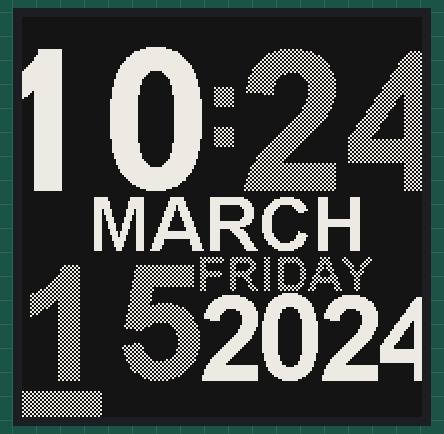
Bench run of a sketch on a simulated ESP32. Shown: 200×200 one-colour display. The local clock reads 2024-03-15 10:24:30 at power-on unless the sketch sets it.

Above: at 2.3 s.
At 30.9 s:
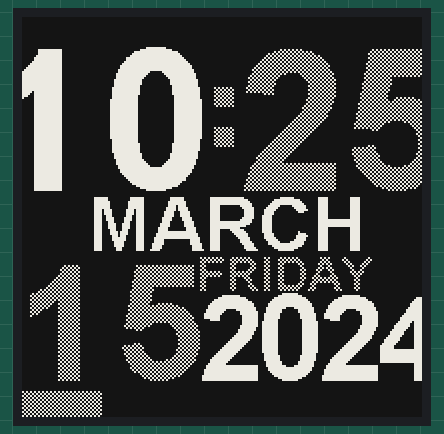
At 91.4 s:
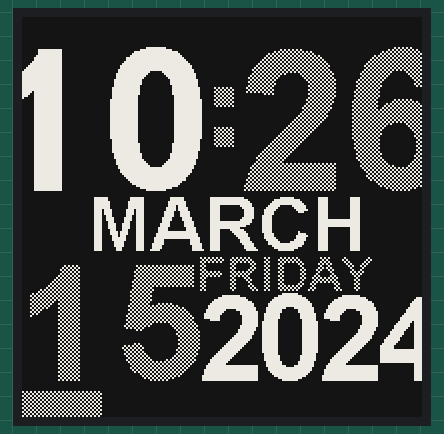

Measured:
- what the display in image 1 shows lasts 60.6 s, from 30.8 s to 91.4 s

The sketch:

TypoStyle.ino
```cpp
#include "TypoStyle.h"

TypoStyle watchy;

void setup(){
  watchy.init();
}

void loop(){}
```

TypoStyle.cpp
```cpp
#include "TypoStyle.h"

TypoStyle::TypoStyle(){} //constructor

#define GREY 0x7BEF

void TypoStyle::drawPixel(int16_t x, int16_t y,uint16_t col){
  switch (col){
    case GREY:
      if(y&1){
        if(x&1){
          display.drawPixel(x, y, GxEPD_BLACK);
        }else{
          display.drawPixel(x, y, GxEPD_WHITE);
        }
      }else{
        if(x&1){
          display.drawPixel(x, y, GxEPD_WHITE);
        }else{
          display.drawPixel(x, y, GxEPD_BLACK);
        }
      }
      break;
    default:
      display.drawPixel(x, y, col);
      break;
  }
}

void TypoStyle::drawBitmapCol(int16_t x, int16_t y, const uint8_t *bitmap, int16_t w, int16_t h, uint16_t color1, uint16_t color2){
  int16_t i, j, byteWidth = (w + 7) / 8;
  for(j=0; j<h; j++) {
    for(i=0; i<w; i++ ) {
      if((pgm_read_byte(bitmap + j * byteWidth + i / 8) & (128 >> (i & 7)))) {
        drawPixel(x+i, y+j, color1);
      }else{
        drawPixel(x+i, y+j, color2);
      }
    }
  }
}

void TypoStyle::drawMyRect(int16_t x, int16_t y, int16_t w, int16_t h, uint16_t color1){
  for(int j=0; j<h; j++) {
    for(int i=0; i<w; i++ ) {
      drawPixel(x+i, y+j, color1);
    }
  }
}

void TypoStyle::drawWatchFace() { //override this method to customize how the watch face looks

    int clockLeft = -14;
    int clockTop = 15;
    int hour1 = currentTime.Hour/10;
    int hour2 = currentTime.Hour%10;
    int minute1 = currentTime.Minute/10;
    int minute2 = currentTime.Minute%10;
    int month = currentTime.Month-1;
    int day1 = currentTime.Day/10;
    int day2 = currentTime.Day%10;
    int year = currentTime.Year + 1970;
    int weekday = currentTime.Wday-1;
    int year1,year2,year3,year4;

    year4 = year % 10; year /= 10;
    year3 = year % 10; year /= 10;
    year2 = year % 10; year /= 10;
    year1 = year % 10; year /= 10;

    //int col1 = GREY; // foreground colour
    int col1 = GxEPD_WHITE; // foreground colour
    int col2 = GxEPD_BLACK; // background colour

    //drawbg
    drawMyRect(0, 0, 200, 200, col2);

    // time
    int ds = sizeof(clockDigits)/10; // 10 digits in image, so each frame is size of array/10
    int glyphWidth = 54;
    int glyphHeight = 72;
    col1 = GxEPD_WHITE;
    drawBitmapCol(clockLeft, clockTop, &clockDigits[hour1*ds], glyphWidth, glyphHeight, col1, col2);
    drawBitmapCol(clockLeft+glyphWidth, clockTop, &clockDigits[hour2*ds], glyphWidth, glyphHeight, col1, col2);
    col1 = GREY;
    drawBitmapCol(clockLeft+(glyphWidth*2)+(glyphWidth*0.25), clockTop, &clockDigits[minute1*ds], glyphWidth, glyphHeight, col1, col2);
    drawBitmapCol(clockLeft+(glyphWidth*3)+(glyphWidth*0.25), clockTop, &clockDigits[minute2*ds], glyphWidth, glyphHeight, col1, col2);

    drawMyRect(clockLeft+(glyphWidth*2)+2, clockTop+20, 10, 10, col1);
    drawMyRect(clockLeft+(glyphWidth*2)+2, clockTop+40, 10, 10, col1);

    // month
    ds = sizeof(monthName)/12;
    col1 = GxEPD_WHITE;
    drawBitmapCol(clockLeft-9, clockTop+72, &monthName[month*ds], 250, 30, col1, col2);

    // day
    ds = sizeof(dateDigits)/10;
    glyphWidth = 45;
    glyphHeight = 60;
    col1 = GREY;
    drawBitmapCol(clockLeft+16,              clockTop+107, &dateDigits[day1*ds], glyphWidth, glyphHeight, col1, col2);
    drawBitmapCol(clockLeft+16+(glyphWidth), clockTop+107, &dateDigits[day2*ds], glyphWidth, glyphHeight, col1, col2);

    // weekday
    ds = sizeof(dayName)/7;
    col1 = GREY;
    drawBitmapCol(clockLeft+103, clockTop+105, &dayName[weekday*ds], 154, 17, col1, col2);

    // year
    ds = sizeof(yearDigits)/10;
    glyphWidth = 30;
    glyphHeight = 45;
    col1 = GxEPD_WHITE;
    drawBitmapCol(clockLeft+103,                clockTop+122, &yearDigits[year1*ds], glyphWidth, glyphHeight, col1, col2);
    drawBitmapCol(clockLeft+103+(glyphWidth),   clockTop+122, &yearDigits[year2*ds], glyphWidth, glyphHeight, col1, col2);
    drawBitmapCol(clockLeft+103+(glyphWidth*2), clockTop+122, &yearDigits[year3*ds], glyphWidth, glyphHeight, col1, col2);
    drawBitmapCol(clockLeft+103+(glyphWidth*3), clockTop+122, &yearDigits[year4*ds], glyphWidth, glyphHeight, col1, col2);

    // battery
    float powerPercent = (getBatteryVoltage()-3.8)*200;
    drawMyRect(0, 187, (int)powerPercent, 13, GREY);

} // end function
```

TypoStyle.h
```cpp
#ifndef WATCHY_TYPOSTYLE_H
#define WATCHY_TYPOSTYLE_H

#include <Watchy.h>
#include "graphics.h"

class TypoStyle : public Watchy{
    public:
        TypoStyle();
		void drawPixel(int16_t x, int16_t y,uint16_t col);
		void drawBitmapCol(int16_t x, int16_t y, const uint8_t *bitmap, int16_t w, int16_t h, uint16_t color1, uint16_t color2);
		void drawMyRect(int16_t x, int16_t y, int16_t w, int16_t h, uint16_t color1);
		void drawWatchFace();
};

#endif
```

Source omitted: graphics.h (data table, 151432 bytes)
